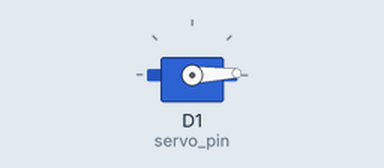
The sketch below on a simulated ESP8266 (NodeMCU). Shown: servo.

Above: at 0.05 s.
At 2.1 s:
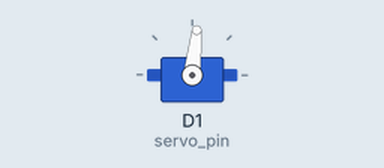
At 4.2 s:
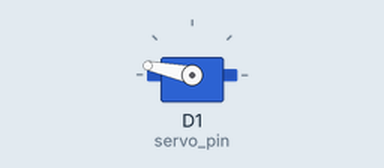
At 9.95 s:
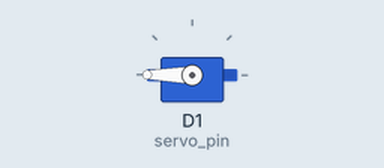
Timing chart, 0 to 14.3 s (numbered marks = the images above):
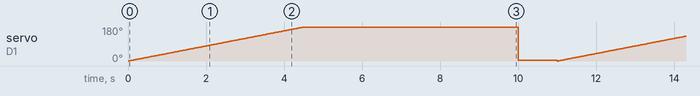

The sketch:

ServoMotor_Sketch.ino
```cpp
#include "Servo.h"

//int servo_pin = 9;  // for Arduino microcontroller
int servo_pin = D1;  // for ESP8266 microcontroller
//int servo_pin = 4;  // for ESP32 microcontroller

Servo myservo;
int angle = 0;

void setup()
{
  myservo.attach(servo_pin);
}

void loop()
{ // move from 0 to 180 degrees with a positive angle of 1
  for(angle = 0; angle < 360; angle += 1)
  {
    myservo.write(angle);
    delay(25);
  }

  delay(1000);

  // move from 180 to 0 degrees with a negative angle of 5
  for(angle = 180; angle>=1; angle-=5)
  {
    myservo.write(angle);
//    delay(5);
  }

    delay(1000);
}
```
